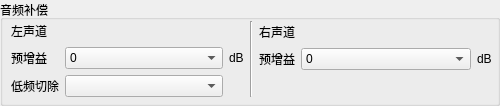
                   <widget class="QGroupBox" name="groupBox_19">
                    <property name="sizePolicy">
                     <sizepolicy hsizetype="Fixed" vsizetype="Fixed">
                      <horstretch>0</horstretch>
                      <verstretch>0</verstretch>
                     </sizepolicy>
                    </property>
                    <property name="minimumSize">
                     <size>
                      <width>500</width>
                      <height>100</height>
                     </size>
                    </property>
                    <property name="maximumSize">
                     <size>
                      <width>500</width>
                      <height>16777215</height>
                     </size>
                    </property>
                    <property name="title">
                     <string>音频补偿</string>
                    </property>
                    <widget class="QWidget" name="layoutWidget">
                     <property name="geometry">
                      <rect>
                       <x>11</x>
                       <y>21</y>
                       <width>481</width>
                       <height>76</height>
                      </rect>
                     </property>
                     <layout class="QHBoxLayout" name="horizontalLayout_28">
                      <item>
                       <layout class="QGridLayout" name="gridLayout_42">
                        <item row="0" column="0">
                         <widget class="QLabel" name="label_104">
                          <property name="sizePolicy">
                           <sizepolicy hsizetype="Fixed" vsizetype="Preferred">
                            <horstretch>0</horstretch>
                            <verstretch>0</verstretch>
                           </sizepolicy>
                          </property>
                          <property name="text">
                           <string>左声道</string>
                          </property>
                         </widget>
                        </item>
                        <item row="1" column="0">
                         <widget class="QLabel" name="label_98">
                          <property name="sizePolicy">
                           <sizepolicy hsizetype="Fixed" vsizetype="Preferred">
                            <horstretch>0</horstretch>
                            <verstretch>0</verstretch>
                           </sizepolicy>
                          </property>
                          <property name="text">
                           <string>预增益</string>
                          </property>
                         </widget>
                        </item>
                        <item row="1" column="1">
                         <widget class="QComboBox" name="LeftChannelPreGainBox">
                          <item>
                           <property name="text">
                            <string>0</string>
                           </property>
                          </item>
                          <item>
                           <property name="text">
                            <string>6</string>
                           </property>
                          </item>
                          <item>
                           <property name="text">
                            <string>12</string>
                           </property>
                          </item>
                          <item>
                           <property name="text">
                            <string>18</string>
                           </property>
                          </item>
                          <item>
                           <property name="text">
                            <string>24</string>
                           </property>
                          </item>
                          <item>
                           <property name="text">
                            <string>30</string>
                           </property>
                          </item>
                         </widget>
                        </item>
                        <item row="1" column="2">
                         <widget class="QLabel" name="label_105">
                          <property name="sizePolicy">
                           <sizepolicy hsizetype="Fixed" vsizetype="Preferred">
                            <horstretch>0</horstretch>
                            <verstretch>0</verstretch>
                           </sizepolicy>
                          </property>
                          <property name="text">
                           <string>dB</string>
                          </property>
                         </widget>
                        </item>
                        <item row="2" column="0">
                         <widget class="QLabel" name="label_6">
                          <property name="sizePolicy">
                           <sizepolicy hsizetype="Fixed" vsizetype="Preferred">
                            <horstretch>0</horstretch>
                            <verstretch>0</verstretch>
                           </sizepolicy>
                          </property>
                          <property name="maximumSize">
                           <size>
                            <width>16777215</width>
                            <height>16777215</height>
                           </size>
                          </property>
                          <property name="text">
                           <string>低频切除</string>
                          </property>
                         </widget>
                        </item>
                        <item row="2" column="1">
                         <widget class="QComboBox" name="cbCutLowFreq">
                          <property name="minimumSize">
                           <size>
                            <width>0</width>
                            <height>0</height>
                           </size>
                          </property>
                          <property name="maximumSize">
                           <size>
                            <width>16777215</width>
                            <height>16777215</height>
                           </size>
                          </property>
                          <property name="toolTip">
                           <string extracomment="0关闭 1打开"/>
                          </property>
                         </widget>
                        </item>
                       </layout>
                      </item>
                      <item>
                       <widget class="Line" name="line_14">
                        <property name="orientation">
                         <enum>Qt::Vertical</enum>
                        </property>
                       </widget>
                      </item>
                      <item>
                       <layout class="QGridLayout" name="gridLayout_43">
                        <item row="0" column="0">
                         <widget class="QLabel" name="label_111">
                          <property name="sizePolicy">
                           <sizepolicy hsizetype="Fixed" vsizetype="Preferred">
                            <horstretch>0</horstretch>
                            <verstretch>0</verstretch>
                           </sizepolicy>
                          </property>
                          <property name="text">
                           <string>右声道</string>
                          </property>
                         </widget>
                        </item>
                        <item row="1" column="0">
                         <widget class="QLabel" name="label_112">
                          <property name="sizePolicy">
                           <sizepolicy hsizetype="Fixed" vsizetype="Preferred">
                            <horstretch>0</horstretch>
                            <verstretch>0</verstretch>
                           </sizepolicy>
                          </property>
                          <property name="text">
                           <string>预增益</string>
                          </property>
                         </widget>
                        </item>
                        <item row="1" column="1">
                         <widget class="QComboBox" name="RightChannelPreGainBox">
                          <item>
                           <property name="text">
                            <string>0</string>
                           </property>
                          </item>
                          <item>
                           <property name="text">
                            <string>6</string>
                           </property>
                          </item>
                          <item>
                           <property name="text">
                            <string>12</string>
                           </property>
                          </item>
                          <item>
                           <property name="text">
                            <string>18</string>
                           </property>
                          </item>
                          <item>
                           <property name="text">
                            <string>24</string>
                           </property>
                          </item>
                          <item>
                           <property name="text">
                            <string>30</string>
                           </property>
                          </item>
                         </widget>
                        </item>
                        <item row="1" column="2">
                         <widget class="QLabel" name="label_114">
                          <property name="sizePolicy">
                           <sizepolicy hsizetype="Fixed" vsizetype="Preferred">
                            <horstretch>0</horstretch>
                            <verstretch>0</verstretch>
                           </sizepolicy>
                          </property>
                          <property name="text">
                           <string>dB</string>
                          </property>
                         </widget>
                        </item>
                        <item row="2" column="0">
                         <widget class="QLabel" name="label_115">
                          <property name="sizePolicy">
                           <sizepolicy hsizetype="Fixed" vsizetype="Preferred">
                            <horstretch>0</horstretch>
                            <verstretch>0</verstretch>
                           </sizepolicy>
                          </property>
                          <property name="text">
                           <string/>
                          </property>
                         </widget>
                        </item>
                       </layout>
                      </item>
                     </layout>
                    </widget>
                   </widget>
